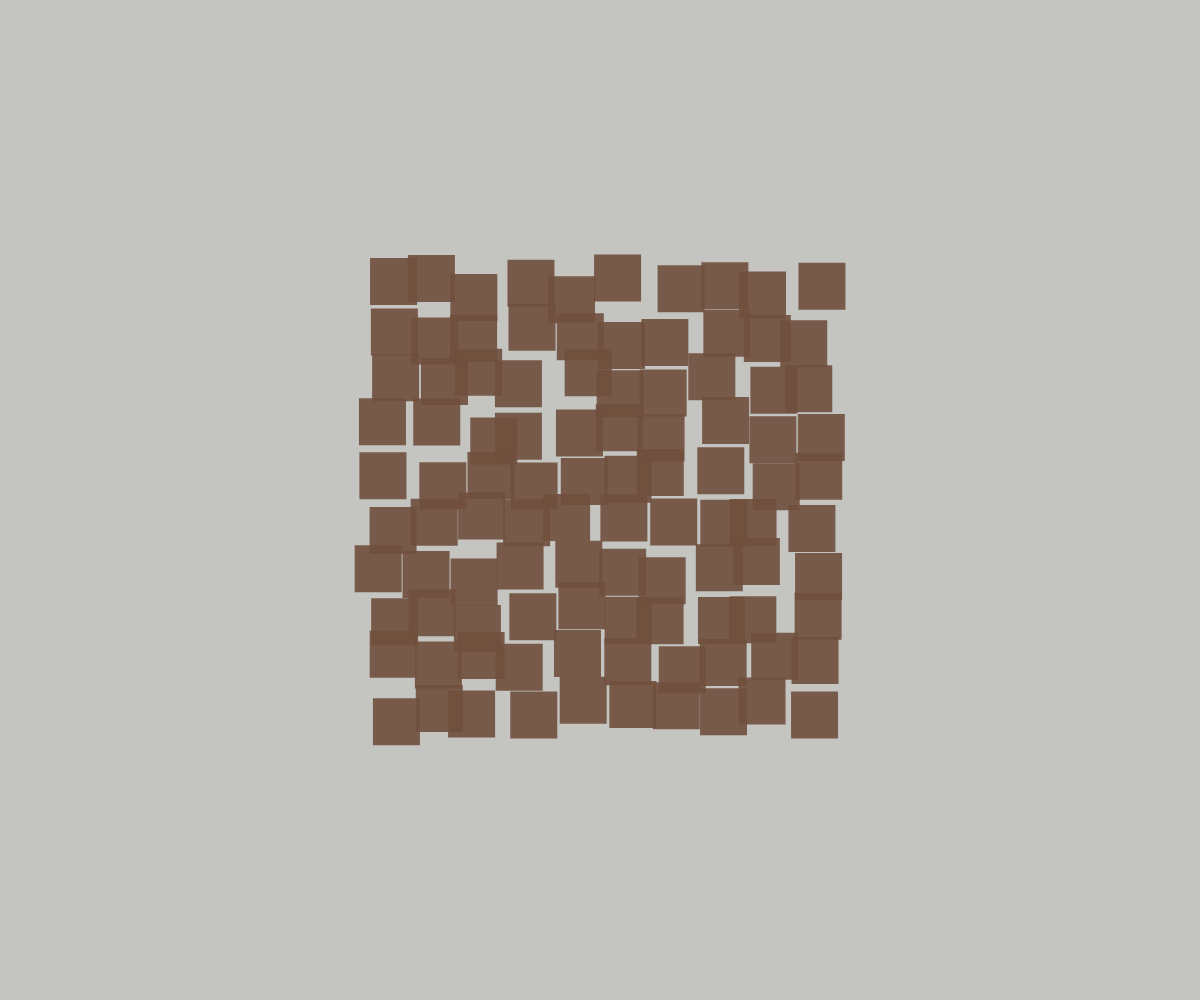
Frame 1 (no input)
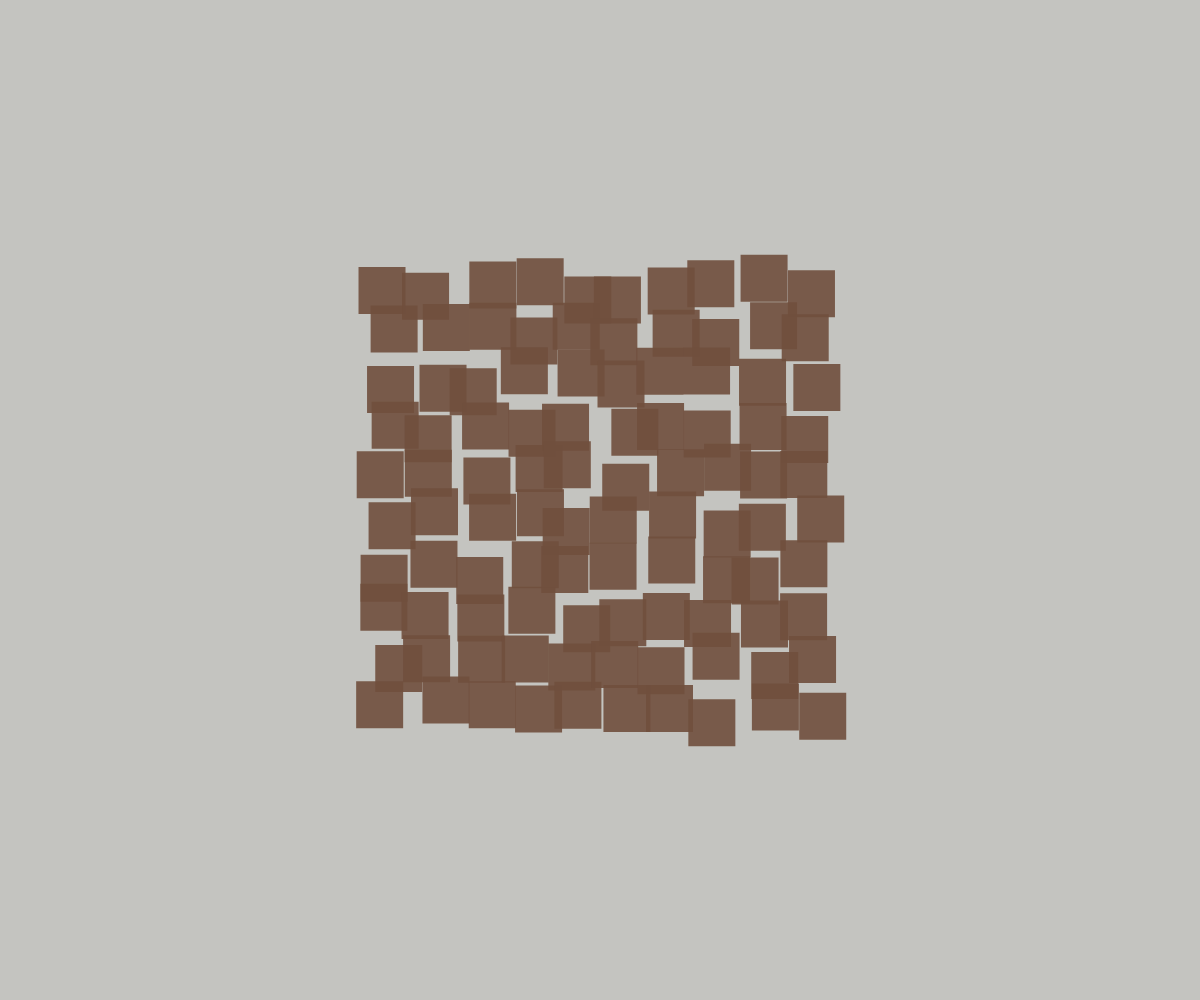
Frame 2 (the mouse pressed at the canvas centre, redrawn once)

The p5.js sketch that drew these frames (run headless with seeded random() and noise() and a simulated clock; the mouse was pressed at the canvas centre and the sketch redrawn once):

// p5.js sketch
// ── sketch.js
function setup() {
  createCanvas(windowWidth, windowHeight);
  noLoop();
}

function draw() {
  background("#c4c4c0");

  let opacita = 230;
  fill(113, 79, 61, opacita);
  noStroke();

  let altezza = 47; /* altezza rettangolo */
  let largh = 47; /* larghezza rettangolo */
  let gridSize = 470; /*dimensione griglia  px*/

  /* calcola colonne e righe in griglia */
  let col = Math.floor(gridSize / largh);
  let righe = Math.floor(gridSize / altezza);

  /* calcola le coordinate di partenza per centrare la griglia */
  let startX = (windowWidth - gridSize) / 2;
  let startY = (windowHeight - gridSize) / 2;

  for (let i = 0; i < col; i++) {
    for (let j = 0; j < righe; j++) {
      /* calcola la posizione con offset casuale */
      let xPos = startX + i * largh + random(-11.75, 11.75);
      let yPos = startY + j * altezza + random(-11.75, 11.75);

      /* disegna il rettangolo */
      rect(xPos, yPos, largh, altezza);
    }
  }
}

/* funzione che viene chiamata quando la finestra viene ridimensionata */
function windowResized() {
  resizeCanvas(windowWidth, windowHeight); /* aggiorna le dimensioni canvas */
  redraw(); /* ridisegna la griglia con le nuove dimensioni */
}
